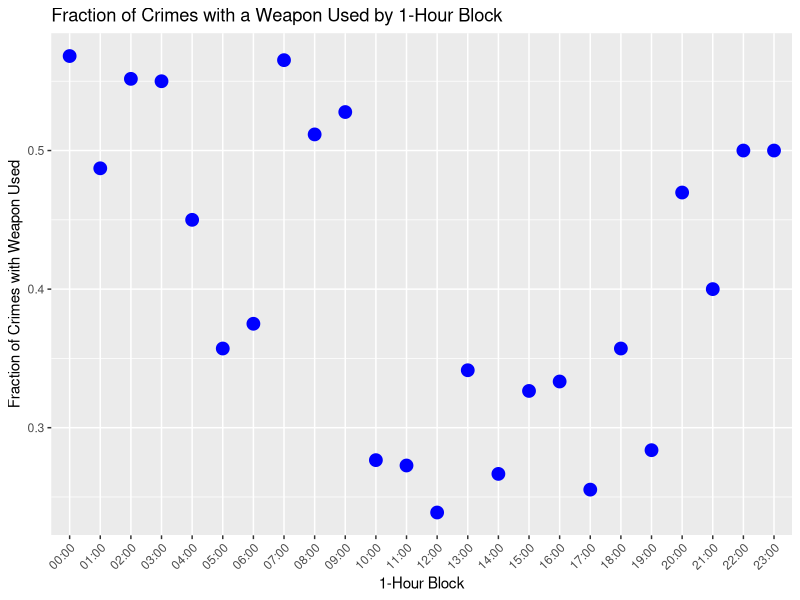

Source code (R):
# Load necessary libraries
library(dplyr)
library(lubridate)
library(ggplot2)

# Read the data
df <- read.csv("data/Data - Sheet2.csv")

# Convert TIME OCC to a proper time format (assuming the column is numeric or a string)
df$TIME.OCC <- sprintf("%04d", df$TIME.OCC)  # Ensure 4 digits for consistency

# Convert to POSIXct for easier manipulation
df$TIME.OCC <- as.POSIXct(df$TIME.OCC, format="%H%M", tz="UTC")

# Create 1-hour intervals by extracting hour and rounding to the start of each hour
df$Interval <- format(df$TIME.OCC, "%H:%M")
df$Interval <- sub(":(00|30|15|45)$", ":00", df$Interval)  # Round to the start of the hour

# Add a new column for grouping intervals into 1-hour blocks
df$Interval_Group <- format(df$TIME.OCC, "%H:00")

# Count total crimes in each interval group
total_crimes <- df %>%
  group_by(Interval_Group) %>%
  summarise(total = n())

# Count crimes with weapon used (non-empty Weapon Desc)
weapon_crimes <- df %>%
  filter(!is.na(Weapon.Desc) & Weapon.Desc != "") %>%
  group_by(Interval_Group) %>%
  summarise(weapon_used = n())

# Merge both total crimes and weapon crimes by interval group
merged_data <- merge(total_crimes, weapon_crimes, by = "Interval_Group", all.x = TRUE)

# Calculate fraction of crimes with a weapon used
merged_data$weapon_fraction <- merged_data$weapon_used / merged_data$total

# Handle any NA values (no weapon crimes for an interval)
merged_data$weapon_fraction[is.na(merged_data$weapon_fraction)] <- 0

# Print the results
print(merged_data)

# Plotting the fraction of crimes with a weapon used for each 1-hour block as a dot plot
ggplot(merged_data, aes(x = Interval_Group, y = weapon_fraction)) +
  geom_point(color = "blue", size = 4) +  # Dot plot
  labs(title = "Fraction of Crimes with a Weapon Used by 1-Hour Block",
       x = "1-Hour Block",
       y = "Fraction of Crimes with Weapon Used") +
  theme(axis.text.x = element_text(angle = 45, hjust = 1))

